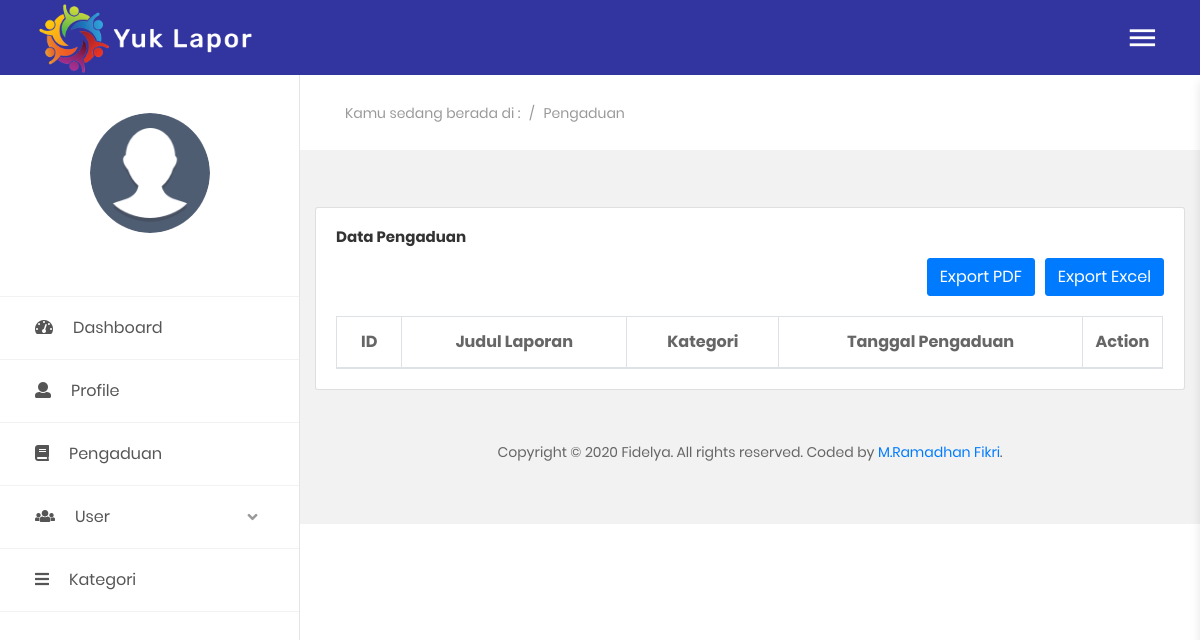
/index.php/admin/pengaduan, run on an earlier commit of the app's database.
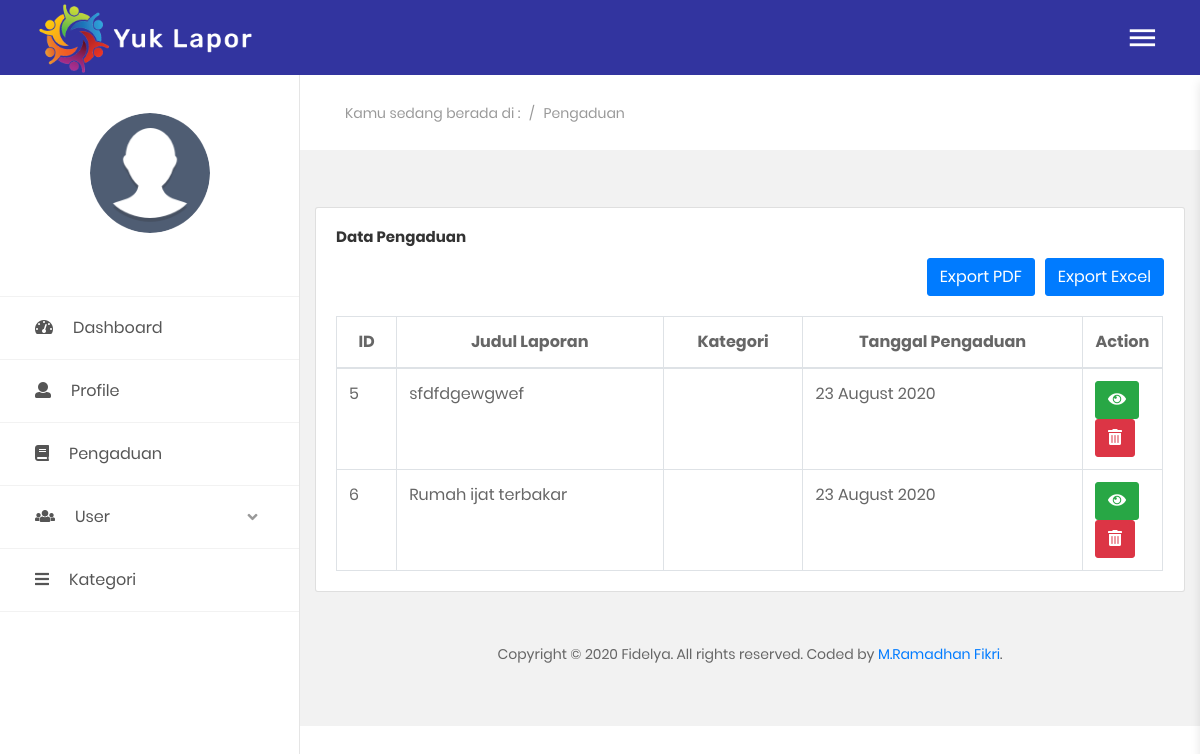
And on a later commit of the database.
### tables this page shows
CREATE TABLE `pengaduan` (
  `id_pengaduan` int(11) NOT NULL,
  `nik` char(16) NOT NULL,
  `judul_laporan` varchar(255) NOT NULL,
  `isi_laporan` text NOT NULL,
  `tgl_kejadian` date NOT NULL,
  `image` varchar(255) NOT NULL,
  `tgl_pengaduan` int(255) NOT NULL
);

### application/controllers/admin.php (called while the page is built, shortened)
<?php
class admin extends CI_Controller
{
	function __construct()
	{
		$this->load->model('m_admin');
		$this->load->helper('url');
	}
	public function pengaduan()
	{
		$data['user'] = $this->db->get_where('login', ['email' =>
		$this->session->userdata('email')])->row_array();
		$data['pengaduan'] = $this->m_admin->get_data_pengaduan();
		$this->load->view('templates/header', $data);
		$this->load->view('templates/sidebar/sidebar_a', $data);
		$this->load->view('templates/topbar', $data);
		$this->load->view('admin/pengaduan', $data);
		$this->load->view('templates/footer');
	}
}

### index.php (called while the page is built, shortened)
<?php
require_once BASEPATH.'core/CodeIgniter.php';

### application/models/m_admin.php (called while the page is built, shortened)
<?php
class m_admin extends CI_Model
{
    public function get_data_pengaduan()
    {
        $data = $this->db->get('pengaduan');
        return $data->result();
    }
}

### application/views/admin/pengaduan.php (the view, shortened to what this page needs)
<section class="au-breadcrumb m-t-75">
    <div class="section__content section__content--p30">
        <div class="container-fluid">
            <div class="row">
                <div class="col-md-12">
                    <div class="au-breadcrumb-content">
                        <div class="au-breadcrumb-left">
                            <span class="au-breadcrumb-span">Kamu sedang berada di :</span>
                            <ul class="list-unstyled list-inline au-breadcrumb__list">
                                <li class="list-inline-item seprate">
                                    <span>/</span>
                                </li>
                                <li class="list-inline-item">Pengaduan</li>
                            </ul>
                        </div>
                    </div>
                </div>
            </div>
        </div>
    </div>
</section>
<section class="statistic">
</section>
<section>
    <div class="container-fluid">
        <div class="row">
            <div class="col-xl-12">
                <div class="card">
                    <div class="card-body">
                        <h5 class="card-title">Data Pengaduan</h5>
                        <form action="<?= base_url('sistem/cetak_xls') ?>">
                            <button class="btn btn-primary tmbl-excel" style="float: right;">Export Excel</button>
                        </form>
                        <form action="<?= base_url('sistem/cetak_pdf') ?>">
                            <button class="btn btn-primary tmbl-pdf" style="float: right; margin-right:10px; margin-bottom:20px">Export PDF</button>
                        </form>
                        <div class="table-responsive">
                            <table class="table table-bordered" id="tabelPengaduan" width="100%" cellspacing="0">
                                <thead style="font-weight: bold;">
                                    <tr class="text-center">
                                        <th>ID</th>
                                        <th>Judul Laporan</th>
                                        <th>Kategori</th>
                                        <th>Tanggal Pengaduan</th>
                                        <th width="80px">Action</th>
                                    </tr>
                                </thead>
                                <tbody>
                                    <?php $no = 1;
                                    foreach ($pengaduan as $p) : ?>
                                        <tr>
                                            <td><?= $p->id_pengaduan ?></td>
                                            <td><?= $p->judul_laporan ?></td>
                                            <td><?= $p->kategori ?></td>
                                            <td><?= date('d F Y', $p->tgl_pengaduan) ?></td>
                                            <td>
                                                <a href="#" class="btn btn-success tmbl-lihat" data-id="<?= $p->id_pengaduan; ?>" data-kategori="<?= $p->kategori; ?>" data-judul="<?= $p->judul_laporan; ?>" data-isi="<?= $p->isi_laporan; ?>">
                                                    <i class="fas fa-eye"></i>
                                                </a>
                                                <a href="#" class="btn btn-danger tmbl-hapus" data-id="<?= $p->id_pengaduan; ?>">
                                                    <i class="fas fa-trash-alt"></i>
                                                </a>
                                            </td>
                                        </tr>
                                    <?php endforeach; ?>
                                </tbody>
                            </table>
                        </div>
                    </div>
                </div>
            </div>
        </div>
    </div>
</section>

What changed in the data, as far as the page shows it:
added pengaduan: id_pengaduan "5", judul_laporan "sfdfdgewgwef", tgl_pengaduan "23 August 2020"
added pengaduan: id_pengaduan "6", judul_laporan "Rumah ijat terbakar", tgl_pengaduan "23 August 2020"
